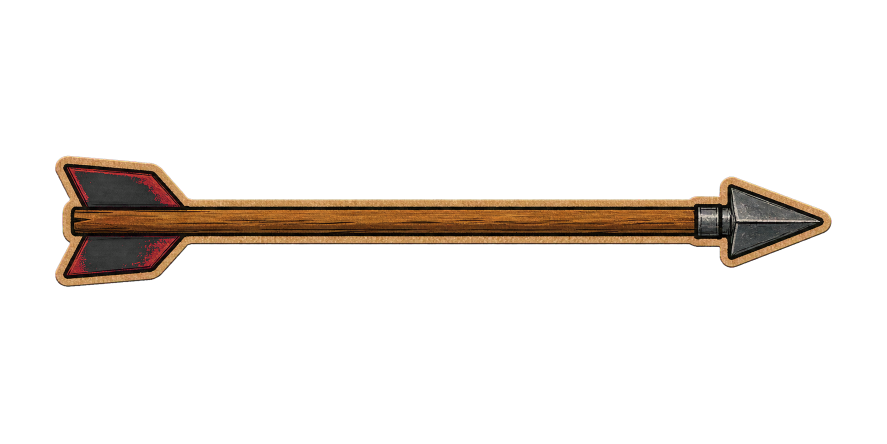
#> input picture v_apha/assets/_archive/crossbow-family-reset-2026-07-22/staging-candidates-modules/fortress_ranged/watchtower__projectile__simple_bolt_v1_alpha_full.png, 1774 x 887 px, found by its file name (shown at 1/2 size)
$ python prepare_watchtower_simple_bolt.py
#> lines starting #> are read from the running program, lines starting #| are printed output that depends on the picture
#!/usr/bin/env python3
"""Promote the Watchtower bolt and validate spawn/trajectory anchors."""

from __future__ import annotations

import json
import math
import shutil
from pathlib import Path

from PIL import Image, ImageDraw, ImageFont


ROOT = Path(__file__).resolve().parents[1]
CANDIDATES = ROOT / "assets/staging/candidates/modules/fortress_ranged"
SOURCE = CANDIDATES / "watchtower__projectile__simple_bolt_v1_chroma.png"
ALPHA_FULL = CANDIDATES / "watchtower__projectile__simple_bolt_v1_alpha_full.png"
CANON = ROOT / "assets/approved/canon/modules/fortress_ranged"
REVIEW = ROOT / "assets/staging/reviews/modules/fortress_ranged"
CROSSBOW_META = CANON / "watchtower__active_addon__light_single_crossbow_v1.json"
BASE_META = CANON / "fortress_ranged__base_token__round_light_v1.json"
ASSEMBLED = REVIEW / "watchtower__core_plus_light_crossbow_v1_composite.png"

NAME = "watchtower__projectile__simple_bolt_v1"
SCALE_TO_WEAPON_LENGTH = 0.26


def tight_bbox(image: Image.Image) -> tuple[int, int, int, int]:
    bbox = image.getchannel("A").point(lambda a: 255 if a > 18 else 0).getbbox()
    if not bbox:
        raise RuntimeError("empty bolt cutout")
    return bbox


def checker(size: tuple[int, int], cell: int = 22) -> Image.Image:
    out = Image.new("RGB", size, "#d9d1bd")
    draw = ImageDraw.Draw(out)
    for y in range(0, size[1], cell):
        for x in range(0, size[0], cell):
            if (x // cell + y // cell) % 2:
                draw.rectangle((x, y, x + cell - 1, y + cell - 1), fill="#c8bea7")
    return out.convert("RGBA")


def paste_at_anchor(canvas: Image.Image, sprite: Image.Image, anchor: tuple[int, int], point: tuple[int, int]) -> None:
    canvas.alpha_composite(sprite, (point[0] - anchor[0], point[1] - anchor[1]))


def main() -> None:
    CANON.mkdir(parents=True, exist_ok=True)
    REVIEW.mkdir(parents=True, exist_ok=True)
    full = Image.open(ALPHA_FULL).convert("RGBA")
#> full is the input picture: PIL image 1774x887 RGBA; mean R, G, B, A 13.6, 9.4, 5.8, 28.6
    crop = full.crop(tight_bbox(full))
#> in tight_bbox, `bbox = image.getchannel("A").point(lambda a: 255 if a > 18 else 0).get..`: bbox = (110, 311, 1663, 574)
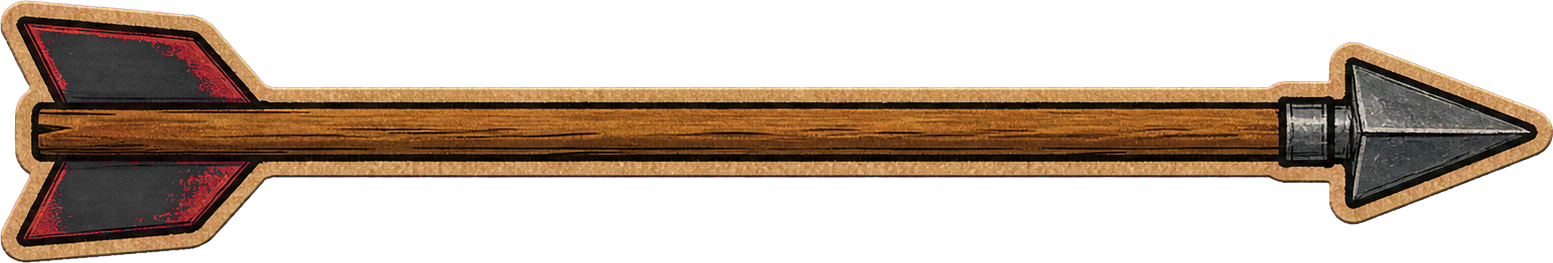
#> crop: PIL image 1553x263 RGBA; mean R, G, B, A 52.2, 36.1, 22.4, 110.3; transparent parts drawn white
    pivot = [crop.width // 2, crop.height // 2]
#> pivot = [776, 131]
    spawn = [0, pivot[1]]
#> spawn = [0, 131]
    impact = [crop.width - 1, pivot[1]]
#> impact = [1552, 131]

    alpha_path = CANON / f"{NAME}_alpha.png"
    chroma_path = CANON / f"{NAME}_chroma.png"
    crop.save(alpha_path, optimize=True)
    shutil.copy2(SOURCE, chroma_path)

#> (the run stopped early here; a loop or call above may not have finished)
